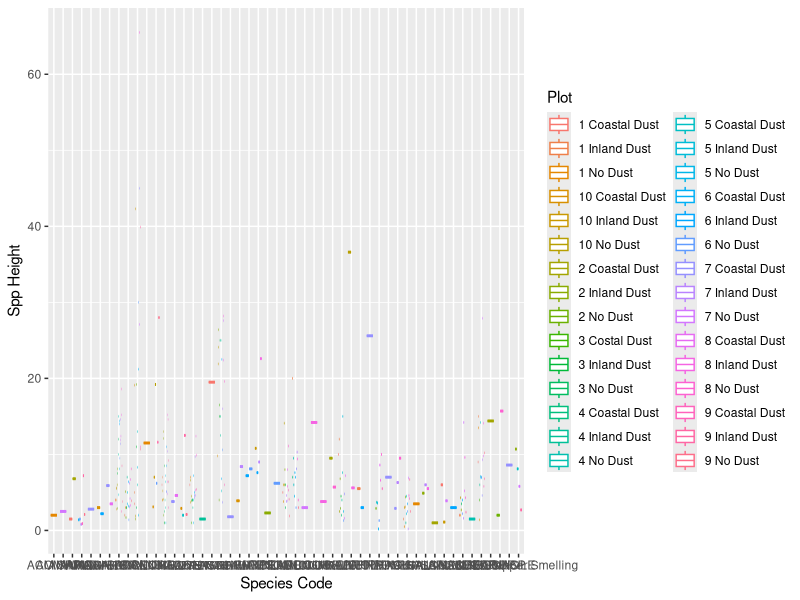
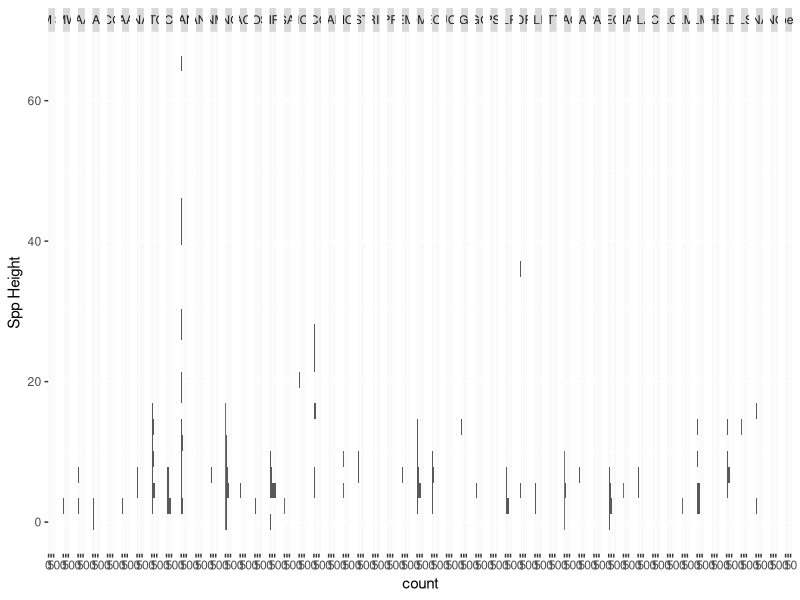
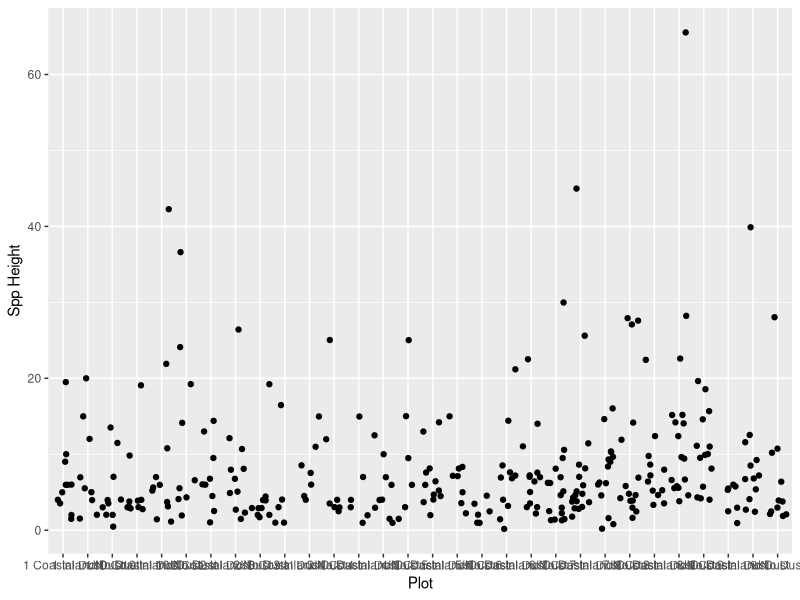
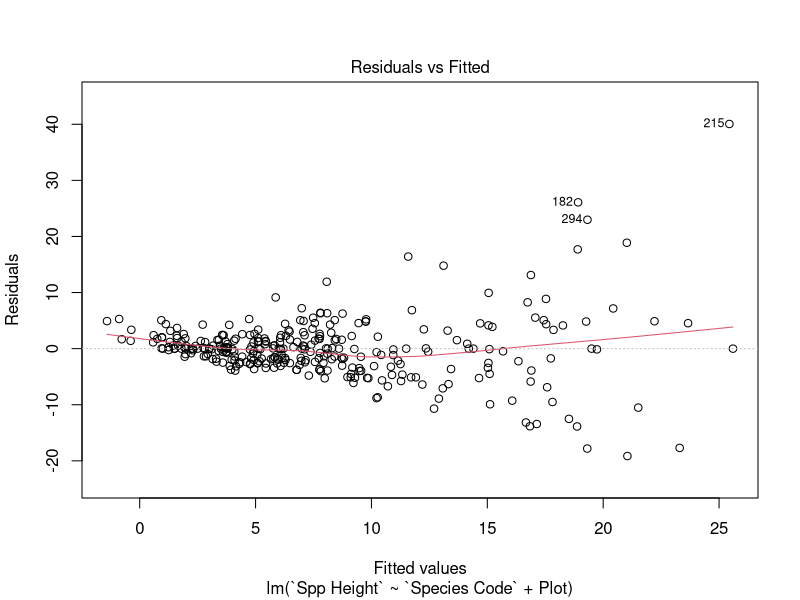
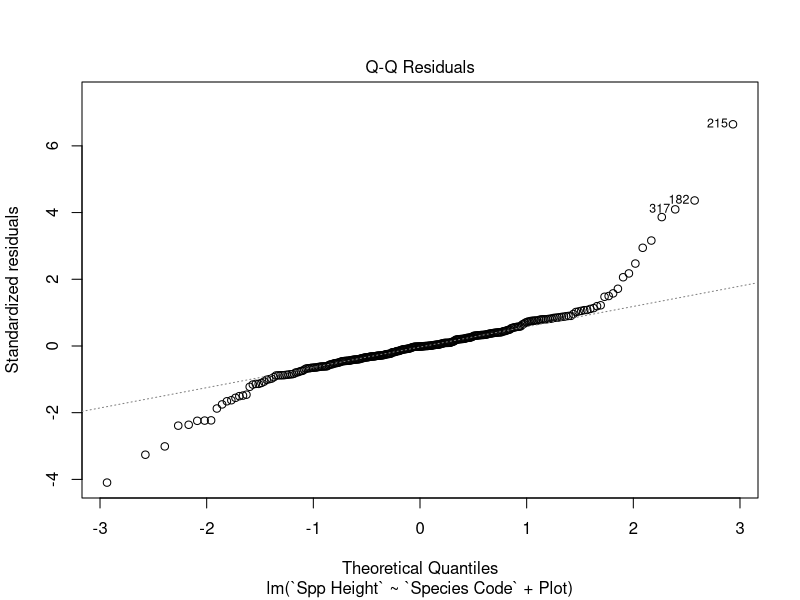
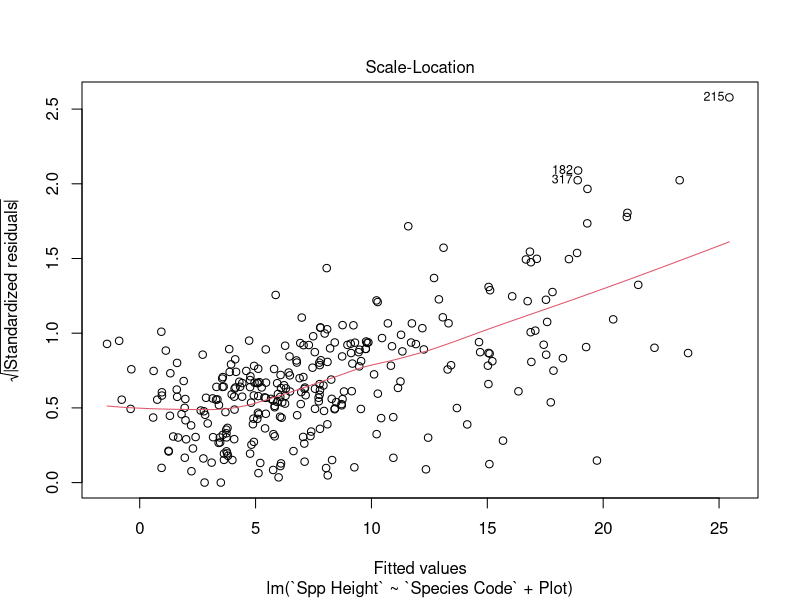
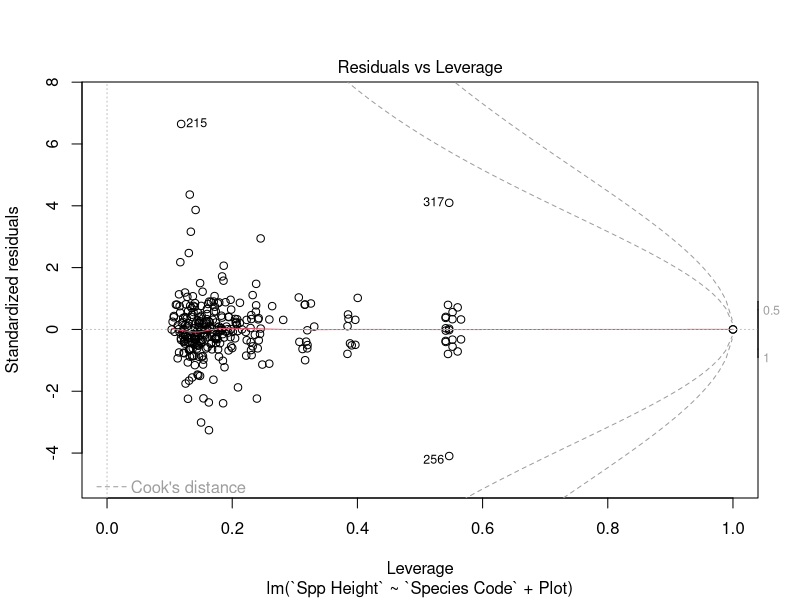
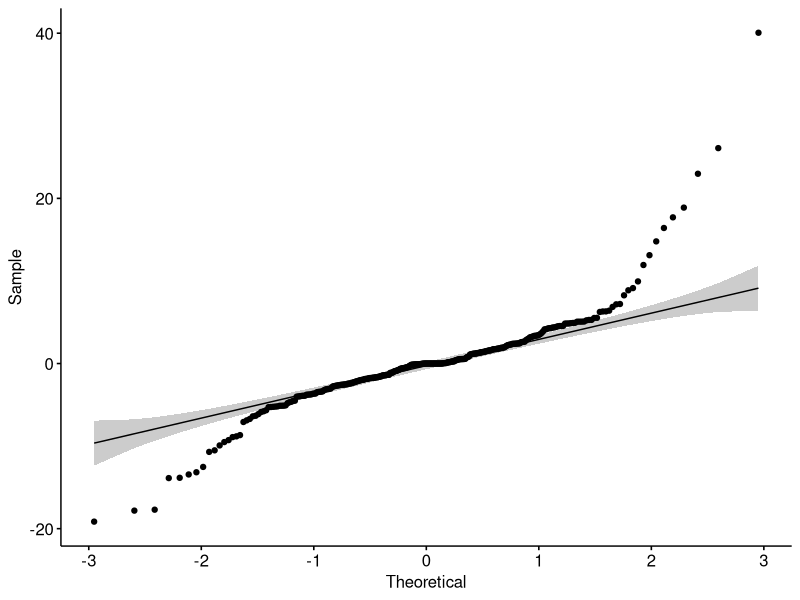

Write the R code that produced these figures, in order. (Note: this script raises an error after producing the figures.)
## ---- chunk 1
library(tidyverse)
library(readxl)
install.packages("ggpubr")
install.packages("ggsignif")
## ---- chunk 2
SubProject4 <- 
  read_excel("Copy of SPAM SubProject 4 Inoculated Seeded Plots (1).xlsx", 
             sheet = "PlantDensity1")
## ---- chunk 3
#include measures of center and variability, sample sizes, and statistical test results 

summary <- SubProject4 |> 
  group_by(Plot,`Species Code`,`Spp Count`, `Spp Height`) |> 
  summarize(mean_height = mean(`Spp Height`, na.rm = TRUE),
            sd_height = sd(`Spp Height`, na.rm = TRUE),
            n = n(),
            se_height = sd_height/sqrt(n))

summary
## ---- chunk 4
#time to make graphs yay. these are a work in progress :)

view(SubProject4)

ggplot(SubProject4) +
  aes(x = `Species Code`, y = `Spp Height`, color = Plot) +
  geom_boxplot()
#wow a colorful mess

ggplot(SubProject4) +
  aes(y = `Spp Height`) +
  geom_histogram()+
  facet_grid(~`Species Code`)
#still a mess

ggplot(SubProject4) +
  aes(x = Plot, y = `Spp Height`) +
  geom_jitter()
## ---- chunk 5
#1 anova analysis that includes both treatment variables and blocking on the response variable 
#test of assumptions should be fully described
#results of tests with interactions should be reported in ANOVA table 
#graph
#normality test

#test of normality
#yay looks normal yay
model  <- lm(`Spp Height` ~ `Species Code` + Plot, data = SubProject4)
plot(model)
ggpubr::ggqqplot(residuals(model))

#levene's test/test of variance
SubProject4 %>% rstatix::levene_test(`Spp Height` ~ `Species Code` + Plot)



## ---- chunk 6
#statistical test

model_aov<- aov(`Spp Height` ~ `Species Code` + Plot, SubProject4)
summary(model_aov)

TukeyHSD(model_aov)
## ---- chunk 7
#figures

summary_stats <- SubProject4 |> 
  group_by(Plot, `Species Code`) |> 
  summarize(mean_height = mean(`Spp Height`, na.rm = TRUE),
            sd_height = sd(`Spp Height`, na.rm = TRUE),
            n = n(),
            se_height = sd_height/sqrt(n))
summary_stats

ggplot(summary_stats) + 
  aes(x = Plot, y = mean_height, fill = `Species Code`) + 
  geom_col() + 
  geom_errorbar(
    aes(
      ymin = mean_height - se_height, ymax = mean_height + se_height), width = 0.2)
#wooooowwwwwww so colorful 
## ---- chunk 8
#a graph with best fit line, p value, r squared reported on graph
#normality test

mayfly.lm <- lm(Abund ~ Speed, data = mayfly) 
#abundance is response. speed is predictor. 
plot(mayfly.lm)
## ---- chunk 9
#statistical test
## ---- chunk 10
#figures
